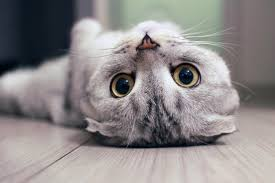
#> input picture pycharm_test/cat.png, 275 x 183 px
$ python openpy10.py
#> lines starting #> are read from the running program, lines starting #| are printed output that depends on the picture; after the words box and inside, x2 and y2 are one past the last pixel; in counts of white or black regions, pixels touching at a corner belong together

import cv2
# import matplotlib.pyplot as plt
import time

from matplotlib import pyplot as plt

image = cv2.imread('cat.png')
#> image is the input picture: shape (183, 275, 3); mean B, G, R 137.8, 137.6, 142.4

print(image.shape)
#| (183, 275, 3)
print(image.size)
#| 150975

# cv2.imshow('catIm', image)
# cv2.waitKey(0)

px = image[100, 100]
#> px = [167, 166, 175]

print(px)
#| [167 166 175]
print(px[2])
#| 175

print('-----------------------')

start_time = time.time()
for i in range(0, 100):
    for j in range(0, 100):
        image[i, j] = [255, 255, 255]
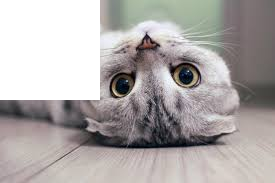
#> image: shape (183, 275, 3); 19.87% of pixels changed, all inside (x1, y1, x2, y2) = (0, 0, 100, 100)
print("--- %s seconds ---" % (time.time() - start_time))

...
start_time = time.time()
image[0:100, 0:100] = [0, 0, 0]
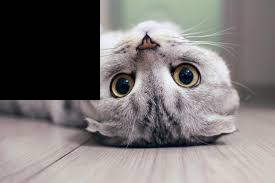
#> image: shape (183, 275, 3); 19.87% of pixels changed, all inside (x1, y1, x2, y2) = (0, 0, 100, 100)
print("--- %s seconds ---" % (time.time() - start_time))
...

plt.imshow(cv2.cvtColor(image, cv2.COLOR_BGR2RGB))
plt.show()

$ run again, with pycharm_test/sky.jpg saved as pycharm_test/cat.png
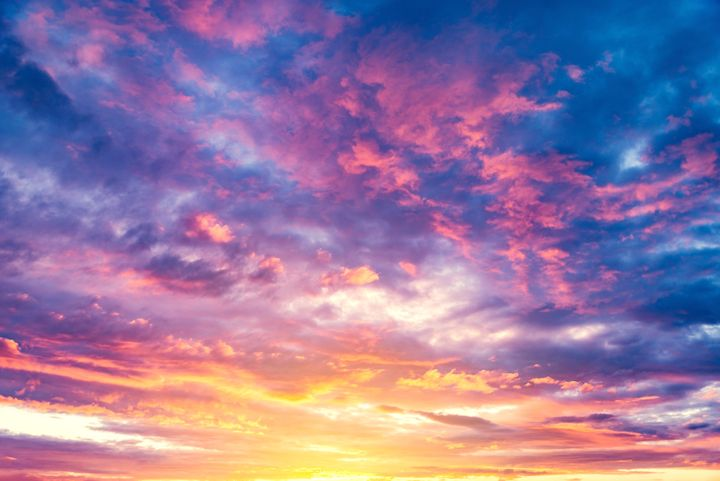
#> input picture pycharm_test/sky.jpg, 720 x 481 px
#> image is the input picture: shape (481, 720, 3); mean B, G, R 161.2, 121.7, 147.8
#| (481, 720, 3)
#| 1038960
#> px = [178, 103, 117]
#| [178 103 117]
#| 117
#> after the loop `for i in range(0, 100):`:
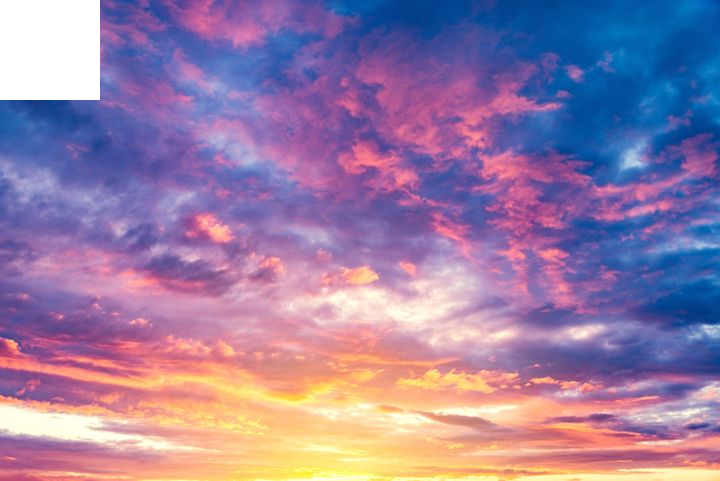
#> image: shape (481, 720, 3); 2.89% of pixels changed, all inside (x1, y1, x2, y2) = (0, 0, 100, 100)
#> `image[0:100, 0:100] = [0, 0, 0]`:
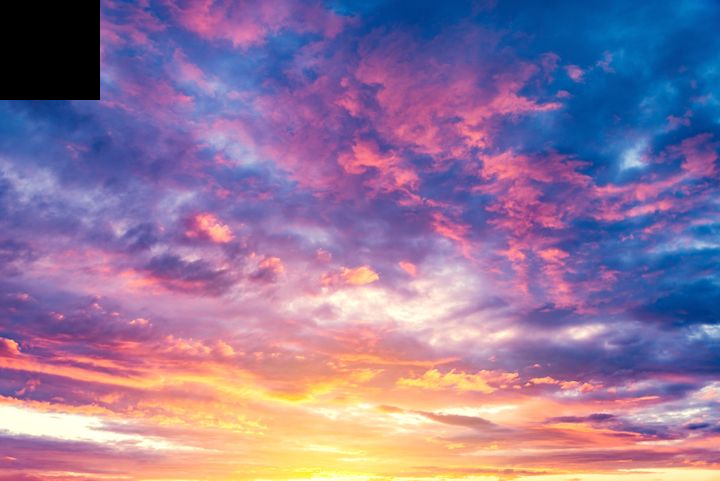
#> image: shape (481, 720, 3); 2.89% of pixels changed, all inside (x1, y1, x2, y2) = (0, 0, 100, 100)
